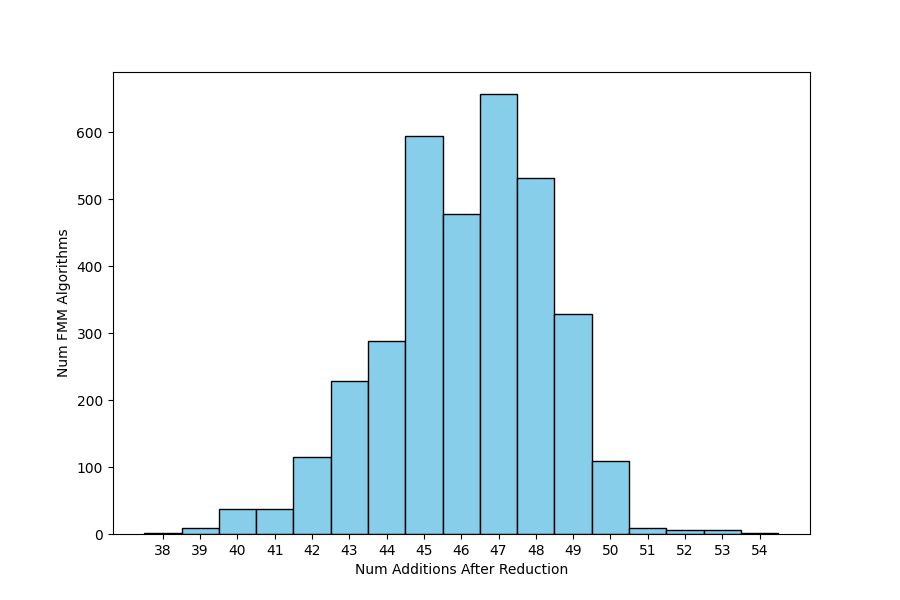

Recreate this plot in Python.
import matplotlib.pyplot as plt
import seaborn as sns # pip include seaborn
import numpy as np

raw_data = { # 3438 entries
  38: 1,
  39: 9,
  40: 38,
  41: 38,
  42: 115,
  43: 229,
  44: 288,
  45: 594,
  46: 478,
  47: 657,
  48: 532,
  49: 328,
  50: 109,
  51: 9,
  52: 6,
  53: 6,
  54: 1
}

def main():
    data = []
    for num_additions, count in raw_data.items():
        data.extend([num_additions] * count)

    # create histogram
    plt.figure(figsize=(9, 6)) # Optional: Adjust figure size
    #ax = sns.histplot(data, bins=sorted(raw_data.keys()), kde=True, color='red', edgecolor='black', facecolor='skyblue', discrete=True)
    ax = sns.histplot(data, bins=sorted(raw_data.keys()), kde=False, color='red', edgecolor='black', facecolor='skyblue', discrete=True)

    # add labels and title
    ax.set_xlabel("Num Additions After Reduction")
    ax.set_ylabel("Num FMM Algorithms")
    #ax.set_title("Addition Count Distribution")
    ax.set_xticks(sorted(raw_data.keys())) #  x-axis ticks to match addition count

    # save plot to png file
    plt.savefig('fmm_addition_distribution_226_20260809_145440.png')

    # display plot
    #plt.show()

if __name__ == "__main__":
    main()
